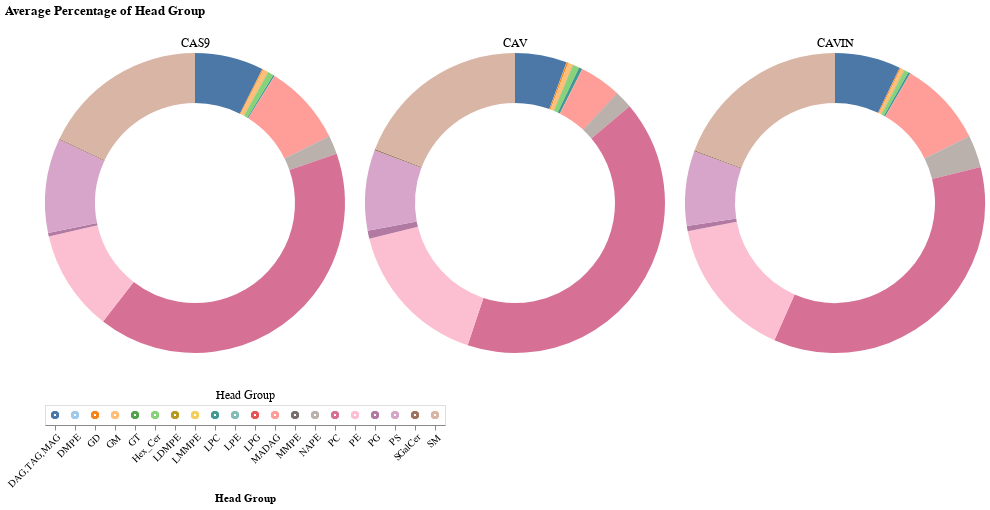

The notebook cell saved with this chart:
### Code cell
chart_list = []

# create selection tool
click = alt.selection_point(fields=['Head Group'])

# create head group legend
heads = alt.Chart(h).mark_point().encode(
    x=alt.X('Head Group').axis(labelAngle=-45),
    color=alt.condition(click, 'Head Group', alt.value('lightgray')),
    ).add_params(click).properties(title={'text':[], 'subtitle':'Head Group'})

for ptn in h['Mutation'].unique():
    source = h[h['Mutation'] == ptn]
    
    donut = alt.Chart(source).mark_arc(innerRadius=100).encode(
        theta='mean(Fraction):Q',
        color=alt.condition(click, 'Head Group', alt.value('lightgray'), scale=alt.Scale(scheme='tableau20'), legend=None),
        opacity = alt.condition(click, alt.value(1), alt.value(0.1)),
        tooltip=['Head Group', 'mean(Fraction)']
    ).add_params(click).properties(
        width=300,
        title={'text':[], 'subtitle':ptn}
    )
    
    chart_list.append(donut)

d = alt.hconcat(*chart_list) & heads
d = d.properties(title=alt.Title('Average Percentage of Head Group'))
d.save('graphs/cas_cav_cavin/head_group/Donut_Charts_AllHG.png', ppi=300)
d

### Figure 1 — Vega-Lite specification as saved in the notebook (floating-point values rounded to 4 significant figures; data arrays with more than 128 entries replaced by an {"elided": "..."} marker saying what was removed)
{"config": {"view": {"continuousWidth": 300, "continuousHeight": 300}}, "vconcat": [{"hconcat": [{"data": {"name": "data-25826b162904382da66fe2ea9b9c5e41"}, "mark": {"type": "arc", "innerRadius": 100}, "encoding": {"color": {"condition": {"param": "param_1", "field": "Head Group", "scale": {"scheme": "tableau20"}, "legend": null, "type": "nominal"}, "value": "lightgray"}, "opacity": {"condition": {"param": "param_1", "value": 1}, "value": 0.1}, "theta": {"aggregate": "mean", "field": "Fraction", "type": "quantitative"}, "tooltip": [{"field": "Head Group", "type": "nominal"}, {"aggregate": "mean", "field": "Fraction", "type": "quantitative"}]}, "name": "view_1", "title": {"text": [], "subtitle": "CAS9"}, "width": 300}, {"data": {"name": "data-c522694197892860b79a968cdd669df3"}, "mark": {"type": "arc", "innerRadius": 100}, "encoding": {"color": {"condition": {"param": "param_1", "field": "Head Group", "scale": {"scheme": "tableau20"}, "legend": null, "type": "nominal"}, "value": "lightgray"}, "opacity": {"condition": {"param": "param_1", "value": 1}, "value": 0.1}, "theta": {"aggregate": "mean", "field": "Fraction", "type": "quantitative"}, "tooltip": [{"field": "Head Group", "type": "nominal"}, {"aggregate": "mean", "field": "Fraction", "type": "quantitative"}]}, "name": "view_2", "title": {"text": [], "subtitle": "CAV"}, "width": 300}, {"data": {"name": "data-43e4ff1b4446dbd250e7793c67fb8d73"}, "mark": {"type": "arc", "innerRadius": 100}, "encoding": {"color": {"condition": {"param": "param_1", "field": "Head Group", "scale": {"scheme": "tableau20"}, "legend": null, "type": "nominal"}, "value": "lightgray"}, "opacity": {"condition": {"param": "param_1", "value": 1}, "value": 0.1}, "theta": {"aggregate": "mean", "field": "Fraction", "type": "quantitative"}, "tooltip": [{"field": "Head Group", "type": "nominal"}, {"aggregate": "mean", "field": "Fraction", "type": "quantitative"}]}, "name": "view_3", "title": {"text": [], "subtitle": "CAVIN"}, "width": 300}]}, {"data": {"name": "data-69a4ae59126fbada61311b3d28098f87"}, "mark": {"type": "point"}, "encoding": {"color": {"condition": {"param": "param_1", "field": "Head Group"}, "value": "lightgray"}, "x": {"axis": {"labelAngle": -45}, "field": "Head Group", "type": "nominal"}}, "name": "view_4", "title": {"text": [], "subtitle": "Head Group"}}], "params": [{"name": "param_1", "select": {"type": "point", "fields": ["Head Group"]}, "views": ["view_1", "view_2", "view_3", "view_4"]}], "title": {"text": "Average Percentage of Head Group"}, "$schema": "https://vega.github.io/schema/vega-lite/v5.17.0.json", "datasets": {"data-25826b162904382da66fe2ea9b9c5e41": [{"Mutation": "CAS9", "Head Group": "DAG,TAG,MAG", "Fraction": 0.06323}, {"Mutation": "CAS9", "Head Group": "DAG,TAG,MAG", "Fraction": 0.07757}, {"Mutation": "CAS9", "Head Group": "DAG,TAG,MAG", "Fraction": 0.07076}, {"Mutation": "CAS9", "Head Group": "DAG,TAG,MAG", "Fraction": 0.08476}, {"Mutation": "CAS9", "Head Group": "DMPE", "Fraction": 0.0002652}, {"Mutation": "CAS9", "Head Group": "DMPE", "Fraction": 0.0002937}, {"Mutation": "CAS9", "Head Group": "DMPE", "Fraction": 0.000302}, {"Mutation": "CAS9", "Head Group": "DMPE", "Fraction": 0.000312}, {"Mutation": "CAS9", "Head Group": "GD", "Fraction": 0.001146}, {"Mutation": "CAS9", "Head Group": "GD", "Fraction": 0.00109}, {"Mutation": "CAS9", "Head Group": "GD", "Fraction": 0.001063}, {"Mutation": "CAS9", "Head Group": "GD", "Fraction": 0.0008317}, {"Mutation": "CAS9", "Head Group": "GM", "Fraction": 0.005889}, {"Mutation": "CAS9", "Head Group": "GM", "Fraction": 0.006715}, {"Mutation": "CAS9", "Head Group": "GM", "Fraction": 0.005804}, {"Mutation": "CAS9", "Head Group": "GM", "Fraction": 0.004811}, {"Mutation": "CAS9", "Head Group": "GT", "Fraction": 0.0003519}, {"Mutation": "CAS9", "Head Group": "GT", "Fraction": 0.0003858}, {"Mutation": "CAS9", "Head Group": "GT", "Fraction": 0.0003789}, {"Mutation": "CAS9", "Head Group": "GT", "Fraction": 0.0003195}, {"Mutation": "CAS9", "Head Group": "Hex_Cer", "Fraction": 0.005905}, {"Mutation": "CAS9", "Head Group": "Hex_Cer", "Fraction": 0.00677}, {"Mutation": "CAS9", "Head Group": "Hex_Cer", "Fraction": 0.006033}, {"Mutation": "CAS9", "Head Group": "Hex_Cer", "Fraction": 0.004781}, {"Mutation": "CAS9", "Head Group": "LDMPE", "Fraction": 1.616e-05}, {"Mutation": "CAS9", "Head Group": "LDMPE", "Fraction": 1.478e-05}, {"Mutation": "CAS9", "Head Group": "LDMPE", "Fraction": 9.282e-06}, {"Mutation": "CAS9", "Head Group": "LDMPE", "Fraction": 1.255e-05}, {"Mutation": "CAS9", "Head Group": "LMMPE", "Fraction": 2.606e-05}, {"Mutation": "CAS9", "Head Group": "LMMPE", "Fraction": 2.404e-05}, {"Mutation": "CAS9", "Head Group": "LMMPE", "Fraction": 1.343e-05}, {"Mutation": "CAS9", "Head Group": "LMMPE", "Fraction": 1.378e-05}, {"Mutation": "CAS9", "Head Group": "LPC", "Fraction": 0.001667}, {"Mutation": "CAS9", "Head Group": "LPC", "Fraction": 0.00131}, {"Mutation": "CAS9", "Head Group": "LPC", "Fraction": 0.001702}, {"Mutation": "CAS9", "Head Group": "LPC", "Fraction": 0.00164}, {"Mutation": "CAS9", "Head Group": "LPE", "Fraction": 0.0001144}, {"Mutation": "CAS9", "Head Group": "LPE", "Fraction": 0.0001221}, {"Mutation": "CAS9", "Head Group": "LPE", "Fraction": 0.0001245}, {"Mutation": "CAS9", "Head Group": "LPE", "Fraction": 8.286e-05}, {"Mutation": "CAS9", "Head Group": "LPG", "Fraction": 0.0}, {"Mutation": "CAS9", "Head Group": "LPG", "Fraction": 0.0}, {"Mutation": "CAS9", "Head Group": "LPG", "Fraction": 0.0}, {"Mutation": "CAS9", "Head Group": "LPG", "Fraction": 0.0}, {"Mutation": "CAS9", "Head Group": "MADAG", "Fraction": 0.09077}, {"Mutation": "CAS9", "Head Group": "MADAG", "Fraction": 0.09518}, {"Mutation": "CAS9", "Head Group": "MADAG", "Fraction": 0.08473}, {"Mutation": "CAS9", "Head Group": "MADAG", "Fraction": 0.07848}, {"Mutation": "CAS9", "Head Group": "MMPE", "Fraction": 0.0003634}, {"Mutation": "CAS9", "Head Group": "MMPE", "Fraction": 0.0003374}, {"Mutation": "CAS9", "Head Group": "MMPE", "Fraction": 0.0003419}, {"Mutation": "CAS9", "Head Group": "MMPE", "Fraction": 0.0003356}, {"Mutation": "CAS9", "Head Group": "NAPE", "Fraction": 0.01907}, {"Mutation": "CAS9", "Head Group": "NAPE", "Fraction": 0.0202}, {"Mutation": "CAS9", "Head Group": "NAPE", "Fraction": 0.02045}, {"Mutation": "CAS9", "Head Group": "NAPE", "Fraction": 0.01977}, {"Mutation": "CAS9", "Head Group": "PC", "Fraction": 0.4019}, {"Mutation": "CAS9", "Head Group": "PC", "Fraction": 0.4043}, {"Mutation": "CAS9", "Head Group": "PC", "Fraction": 0.4068}, {"Mutation": "CAS9", "Head Group": "PC", "Fraction": 0.4205}, {"Mutation": "CAS9", "Head Group": "PE", "Fraction": 0.1065}, {"Mutation": "CAS9", "Head Group": "PE", "Fraction": 0.1113}, {"Mutation": "CAS9", "Head Group": "PE", "Fraction": 0.1132}, {"Mutation": "CAS9", "Head Group": "PE", "Fraction": 0.1053}, {"Mutation": "CAS9", "Head Group": "PG", "Fraction": 0.003751}, {"Mutation": "CAS9", "Head Group": "PG", "Fraction": 0.00388}, {"Mutation": "CAS9", "Head Group": "PG", "Fraction": 0.003738}, {"Mutation": "CAS9", "Head Group": "PG", "Fraction": 0.003471}, {"Mutation": "CAS9", "Head Group": "PS", "Fraction": 0.1225}, {"Mutation": "CAS9", "Head Group": "PS", "Fraction": 0.09051}, {"Mutation": "CAS9", "Head Group": "PS", "Fraction": 0.09321}, {"Mutation": "CAS9", "Head Group": "PS", "Fraction": 0.1008}, {"Mutation": "CAS9", "Head Group": "SGalCer", "Fraction": 0.0009512}, {"Mutation": "CAS9", "Head Group": "SGalCer", "Fraction": 0.0009547}, {"Mutation": "CAS9", "Head Group": "SGalCer", "Fraction": 0.0009602}, {"Mutation": "CAS9", "Head Group": "SGalCer", "Fraction": 0.0008319}, {"Mutation": "CAS9", "Head Group": "SM", "Fraction": 0.1756}, {"Mutation": "CAS9", "Head Group": "SM", "Fraction": 0.1789}, {"Mutation": "CAS9", "Head Group": "SM", "Fraction": 0.1904}, {"Mutation": "CAS9", "Head Group": "SM", "Fraction": 0.1729}], "data-c522694197892860b79a968cdd669df3": [{"Mutation": "CAV", "Head Group": "DAG,TAG,MAG", "Fraction": 0.05594}, {"Mutation": "CAV", "Head Group": "DAG,TAG,MAG", "Fraction": 0.04905}, {"Mutation": "CAV", "Head Group": "DAG,TAG,MAG", "Fraction": 0.05892}, {"Mutation": "CAV", "Head Group": "DAG,TAG,MAG", "Fraction": 0.05943}, {"Mutation": "CAV", "Head Group": "DMPE", "Fraction": 0.0002302}, {"Mutation": "CAV", "Head Group": "DMPE", "Fraction": 0.0001783}, {"Mutation": "CAV", "Head Group": "DMPE", "Fraction": 0.0002473}, {"Mutation": "CAV", "Head Group": "DMPE", "Fraction": 0.0002642}, {"Mutation": "CAV", "Head Group": "GD", "Fraction": 0.001434}, {"Mutation": "CAV", "Head Group": "GD", "Fraction": 0.001337}, {"Mutation": "CAV", "Head Group": "GD", "Fraction": 0.001819}, {"Mutation": "CAV", "Head Group": "GD", "Fraction": 0.00188}, {"Mutation": "CAV", "Head Group": "GM", "Fraction": 0.005062}, {"Mutation": "CAV", "Head Group": "GM", "Fraction": 0.003829}, {"Mutation": "CAV", "Head Group": "GM", "Fraction": 0.006977}, {"Mutation": "CAV", "Head Group": "GM", "Fraction": 0.00725}, {"Mutation": "CAV", "Head Group": "GT", "Fraction": 0.0004597}, {"Mutation": "CAV", "Head Group": "GT", "Fraction": 0.0003046}, {"Mutation": "CAV", "Head Group": "GT", "Fraction": 0.000478}, {"Mutation": "CAV", "Head Group": "GT", "Fraction": 0.0005246}, {"Mutation": "CAV", "Head Group": "Hex_Cer", "Fraction": 0.00503}, {"Mutation": "CAV", "Head Group": "Hex_Cer", "Fraction": 0.004059}, {"Mutation": "CAV", "Head Group": "Hex_Cer", "Fraction": 0.008033}, {"Mutation": "CAV", "Head Group": "Hex_Cer", "Fraction": 0.008248}, {"Mutation": "CAV", "Head Group": "LDMPE", "Fraction": 4.021e-05}, {"Mutation": "CAV", "Head Group": "LDMPE", "Fraction": 2.699e-05}, {"Mutation": "CAV", "Head Group": "LDMPE", "Fraction": 2.131e-05}, {"Mutation": "CAV", "Head Group": "LDMPE", "Fraction": 1.996e-05}, {"Mutation": "CAV", "Head Group": "LMMPE", "Fraction": 3.332e-05}, {"Mutation": "CAV", "Head Group": "LMMPE", "Fraction": 2.727e-05}, {"Mutation": "CAV", "Head Group": "LMMPE", "Fraction": 4.607e-05}, {"Mutation": "CAV", "Head Group": "LMMPE", "Fraction": 4.367e-05}, {"Mutation": "CAV", "Head Group": "LPC", "Fraction": 0.004517}, {"Mutation": "CAV", "Head Group": "LPC", "Fraction": 0.00374}, {"Mutation": "CAV", "Head Group": "LPC", "Fraction": 0.003226}, {"Mutation": "CAV", "Head Group": "LPC", "Fraction": 0.003142}, {"Mutation": "CAV", "Head Group": "LPE", "Fraction": 0.0004837}, {"Mutation": "CAV", "Head Group": "LPE", "Fraction": 0.0002882}, {"Mutation": "CAV", "Head Group": "LPE", "Fraction": 0.0001279}, {"Mutation": "CAV", "Head Group": "LPE", "Fraction": 0.0001452}, {"Mutation": "CAV", "Head Group": "LPG", "Fraction": 0.0}, {"Mutation": "CAV", "Head Group": "LPG", "Fraction": 0.0}, {"Mutation": "CAV", "Head Group": "LPG", "Fraction": 0.0}, {"Mutation": "CAV", "Head Group": "LPG", "Fraction": 0.0}, {"Mutation": "CAV", "Head Group": "MADAG", "Fraction": 0.04707}, {"Mutation": "CAV", "Head Group": "MADAG", "Fraction": 0.04224}, {"Mutation": "CAV", "Head Group": "MADAG", "Fraction": 0.04575}, {"Mutation": "CAV", "Head Group": "MADAG", "Fraction": 0.0456}, {"Mutation": "CAV", "Head Group": "MMPE", "Fraction": 0.0002839}, {"Mutation": "CAV", "Head Group": "MMPE", "Fraction": 0.000323}, {"Mutation": "CAV", "Head Group": "MMPE", "Fraction": 0.0002442}, {"Mutation": "CAV", "Head Group": "MMPE", "Fraction": 0.000257}, {"Mutation": "CAV", "Head Group": "NAPE", "Fraction": 0.01335}, {"Mutation": "CAV", "Head Group": "NAPE", "Fraction": 0.01092}, {"Mutation": "CAV", "Head Group": "NAPE", "Fraction": 0.01285}, {"Mutation": "CAV", "Head Group": "NAPE", "Fraction": 0.03785}, {"Mutation": "CAV", "Head Group": "PC", "Fraction": 0.4135}, {"Mutation": "CAV", "Head Group": "PC", "Fraction": 0.4129}, {"Mutation": "CAV", "Head Group": "PC", "Fraction": 0.4066}, {"Mutation": "CAV", "Head Group": "PC", "Fraction": 0.4179}, {"Mutation": "CAV", "Head Group": "PE", "Fraction": 0.1755}, {"Mutation": "CAV", "Head Group": "PE", "Fraction": 0.1805}, {"Mutation": "CAV", "Head Group": "PE", "Fraction": 0.1432}, {"Mutation": "CAV", "Head Group": "PE", "Fraction": 0.143}, {"Mutation": "CAV", "Head Group": "PG", "Fraction": 0.009456}, {"Mutation": "CAV", "Head Group": "PG", "Fraction": 0.01011}, {"Mutation": "CAV", "Head Group": "PG", "Fraction": 0.007819}, {"Mutation": "CAV", "Head Group": "PG", "Fraction": 0.007831}, {"Mutation": "CAV", "Head Group": "PS", "Fraction": 0.08571}, {"Mutation": "CAV", "Head Group": "PS", "Fraction": 0.08669}, {"Mutation": "CAV", "Head Group": "PS", "Fraction": 0.08957}, {"Mutation": "CAV", "Head Group": "PS", "Fraction": 0.08463}, {"Mutation": "CAV", "Head Group": "SGalCer", "Fraction": 0.001213}, {"Mutation": "CAV", "Head Group": "SGalCer", "Fraction": 0.001224}, {"Mutation": "CAV", "Head Group": "SGalCer", "Fraction": 0.00165}, {"Mutation": "CAV", "Head Group": "SGalCer", "Fraction": 0.001783}, {"Mutation": "CAV", "Head Group": "SM", "Fraction": 0.1806}, {"Mutation": "CAV", "Head Group": "SM", "Fraction": 0.1923}, {"Mutation": "CAV", "Head Group": "SM", "Fraction": 0.2124}, {"Mutation": "CAV", "Head Group": "SM", "Fraction": 0.1802}], "data-43e4ff1b4446dbd250e7793c67fb8d73": [{"Mutation": "CAVIN", "Head Group": "DAG,TAG,MAG", "Fraction": 0.06621}, {"Mutation": "CAVIN", "Head Group": "DAG,TAG,MAG", "Fraction": 0.06624}, {"Mutation": "CAVIN", "Head Group": "DAG,TAG,MAG", "Fraction": 0.07577}, {"Mutation": "CAVIN", "Head Group": "DAG,TAG,MAG", "Fraction": 0.07556}, {"Mutation": "CAVIN", "Head Group": "DMPE", "Fraction": 0.000243}, {"Mutation": "CAVIN", "Head Group": "DMPE", "Fraction": 0.0002434}, {"Mutation": "CAVIN", "Head Group": "DMPE", "Fraction": 0.0002659}, {"Mutation": "CAVIN", "Head Group": "DMPE", "Fraction": 0.0002409}, {"Mutation": "CAVIN", "Head Group": "GD", "Fraction": 0.00139}, {"Mutation": "CAVIN", "Head Group": "GD", "Fraction": 0.001312}, {"Mutation": "CAVIN", "Head Group": "GD", "Fraction": 0.0009518}, {"Mutation": "CAVIN", "Head Group": "GD", "Fraction": 0.001061}, {"Mutation": "CAVIN", "Head Group": "GM", "Fraction": 0.005246}, {"Mutation": "CAVIN", "Head Group": "GM", "Fraction": 0.004916}, {"Mutation": "CAVIN", "Head Group": "GM", "Fraction": 0.002959}, {"Mutation": "CAVIN", "Head Group": "GM", "Fraction": 0.004032}, {"Mutation": "CAVIN", "Head Group": "GT", "Fraction": 0.0004217}, {"Mutation": "CAVIN", "Head Group": "GT", "Fraction": 0.0004114}, {"Mutation": "CAVIN", "Head Group": "GT", "Fraction": 0.0003572}, {"Mutation": "CAVIN", "Head Group": "GT", "Fraction": 0.0003485}, {"Mutation": "CAVIN", "Head Group": "Hex_Cer", "Fraction": 0.005179}, {"Mutation": "CAVIN", "Head Group": "Hex_Cer", "Fraction": 0.004988}, {"Mutation": "CAVIN", "Head Group": "Hex_Cer", "Fraction": 0.002996}, {"Mutation": "CAVIN", "Head Group": "Hex_Cer", "Fraction": 0.004142}, {"Mutation": "CAVIN", "Head Group": "LDMPE", "Fraction": 2.153e-05}, {"Mutation": "CAVIN", "Head Group": "LDMPE", "Fraction": 2.668e-05}, {"Mutation": "CAVIN", "Head Group": "LDMPE", "Fraction": 6.986e-06}, {"Mutation": "CAVIN", "Head Group": "LDMPE", "Fraction": 0.0}, {"Mutation": "CAVIN", "Head Group": "LMMPE", "Fraction": 4.677e-05}, {"Mutation": "CAVIN", "Head Group": "LMMPE", "Fraction": 4.738e-05}, {"Mutation": "CAVIN", "Head Group": "LMMPE", "Fraction": 1.397e-05}, {"Mutation": "CAVIN", "Head Group": "LMMPE", "Fraction": 2.074e-05}, {"Mutation": "CAVIN", "Head Group": "LPC", "Fraction": 0.002092}, {"Mutation": "CAVIN", "Head Group": "LPC", "Fraction": 0.00206}, {"Mutation": "CAVIN", "Head Group": "LPC", "Fraction": 0.002331}, {"Mutation": "CAVIN", "Head Group": "LPC", "Fraction": 0.002325}, {"Mutation": "CAVIN", "Head Group": "LPE", "Fraction": 0.0003724}, {"Mutation": "CAVIN", "Head Group": "LPE", "Fraction": 0.0003251}, {"Mutation": "CAVIN", "Head Group": "LPE", "Fraction": 0.0002477}, {"Mutation": "CAVIN", "Head Group": "LPE", "Fraction": 0.000258}, {"Mutation": "CAVIN", "Head Group": "LPG", "Fraction": 2.401e-05}, {"Mutation": "CAVIN", "Head Group": "LPG", "Fraction": 8.479e-06}, {"Mutation": "CAVIN", "Head Group": "LPG", "Fraction": 9.314e-06}, {"Mutation": "CAVIN", "Head Group": "LPG", "Fraction": 5.186e-06}, {"Mutation": "CAVIN", "Head Group": "MADAG", "Fraction": 0.09058}, {"Mutation": "CAVIN", "Head Group": "MADAG", "Fraction": 0.09251}, {"Mutation": "CAVIN", "Head Group": "MADAG", "Fraction": 0.09373}, {"Mutation": "CAVIN", "Head Group": "MADAG", "Fraction": 0.09368}, {"Mutation": "CAVIN", "Head Group": "MMPE", "Fraction": 0.0002512}, {"Mutation": "CAVIN", "Head Group": "MMPE", "Fraction": 0.0002643}, {"Mutation": "CAVIN", "Head Group": "MMPE", "Fraction": 0.0002415}, {"Mutation": "CAVIN", "Head Group": "MMPE", "Fraction": 0.00026}, {"Mutation": "CAVIN", "Head Group": "NAPE", "Fraction": 0.02186}, {"Mutation": "CAVIN", "Head Group": "NAPE", "Fraction": 0.03803}, {"Mutation": "CAVIN", "Head Group": "NAPE", "Fraction": 0.03798}, {"Mutation": "CAVIN", "Head Group": "NAPE", "Fraction": 0.04034}, {"Mutation": "CAVIN", "Head Group": "PC", "Fraction": 0.3466}, {"Mutation": "CAVIN", "Head Group": "PC", "Fraction": 0.3562}, {"Mutation": "CAVIN", "Head Group": "PC", "Fraction": 0.363}, {"Mutation": "CAVIN", "Head Group": "PC", "Fraction": 0.3535}, {"Mutation": "CAVIN", "Head Group": "PE", "Fraction": 0.1544}, {"Mutation": "CAVIN", "Head Group": "PE", "Fraction": 0.1575}, {"Mutation": "CAVIN", "Head Group": "PE", "Fraction": 0.1504}, {"Mutation": "CAVIN", "Head Group": "PE", "Fraction": 0.1522}, {"Mutation": "CAVIN", "Head Group": "PG", "Fraction": 0.005541}, {"Mutation": "CAVIN", "Head Group": "PG", "Fraction": 0.005491}, {"Mutation": "CAVIN", "Head Group": "PG", "Fraction": 0.005754}, {"Mutation": "CAVIN", "Head Group": "PG", "Fraction": 0.00564}, {"Mutation": "CAVIN", "Head Group": "PS", "Fraction": 0.08748}, {"Mutation": "CAVIN", "Head Group": "PS", "Fraction": 0.08336}, {"Mutation": "CAVIN", "Head Group": "PS", "Fraction": 0.07665}, {"Mutation": "CAVIN", "Head Group": "PS", "Fraction": 0.07556}, {"Mutation": "CAVIN", "Head Group": "SGalCer", "Fraction": 0.001241}, {"Mutation": "CAVIN", "Head Group": "SGalCer", "Fraction": 0.00115}, {"Mutation": "CAVIN", "Head Group": "SGalCer", "Fraction": 0.000888}, {"Mutation": "CAVIN", "Head Group": "SGalCer", "Fraction": 0.000924}, {"Mutation": "CAVIN", "Head Group": "SM", "Fraction": 0.2108}, {"Mutation": "CAVIN", "Head Group": "SM", "Fraction": 0.185}, {"Mutation": "CAVIN", "Head Group": "SM", "Fraction": 0.1855}, {"Mutation": "CAVIN", "Head Group": "SM", "Fraction": 0.1899}], "data-69a4ae59126fbada61311b3d28098f87": {"elided": "240 records"}}}
